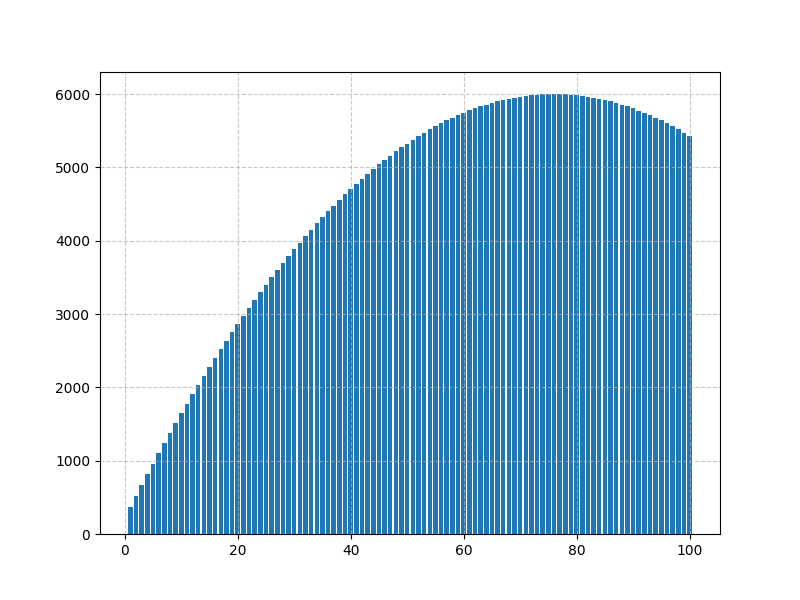

Write the Python code that produced this figure.
import numpy as np
import matplotlib.pyplot as plt


with open("C:/Users/nakov/OneDrive/Рабочий стол/UNO/lab_3/2_large.txt", 'r') as f:
    lines = f.readlines()


N = int(lines[0].strip())


A = np.array([list(map(float, line.split())) for line in lines[1:N+1]])
b = np.array(list(map(float, lines[N+1].split())))


x = np.linalg.solve(A, b)


plt.figure(figsize=(8, 6))
plt.bar(range(1, N+1), x)
plt.grid(True, linestyle='--', alpha=0.7)
plt.show()
